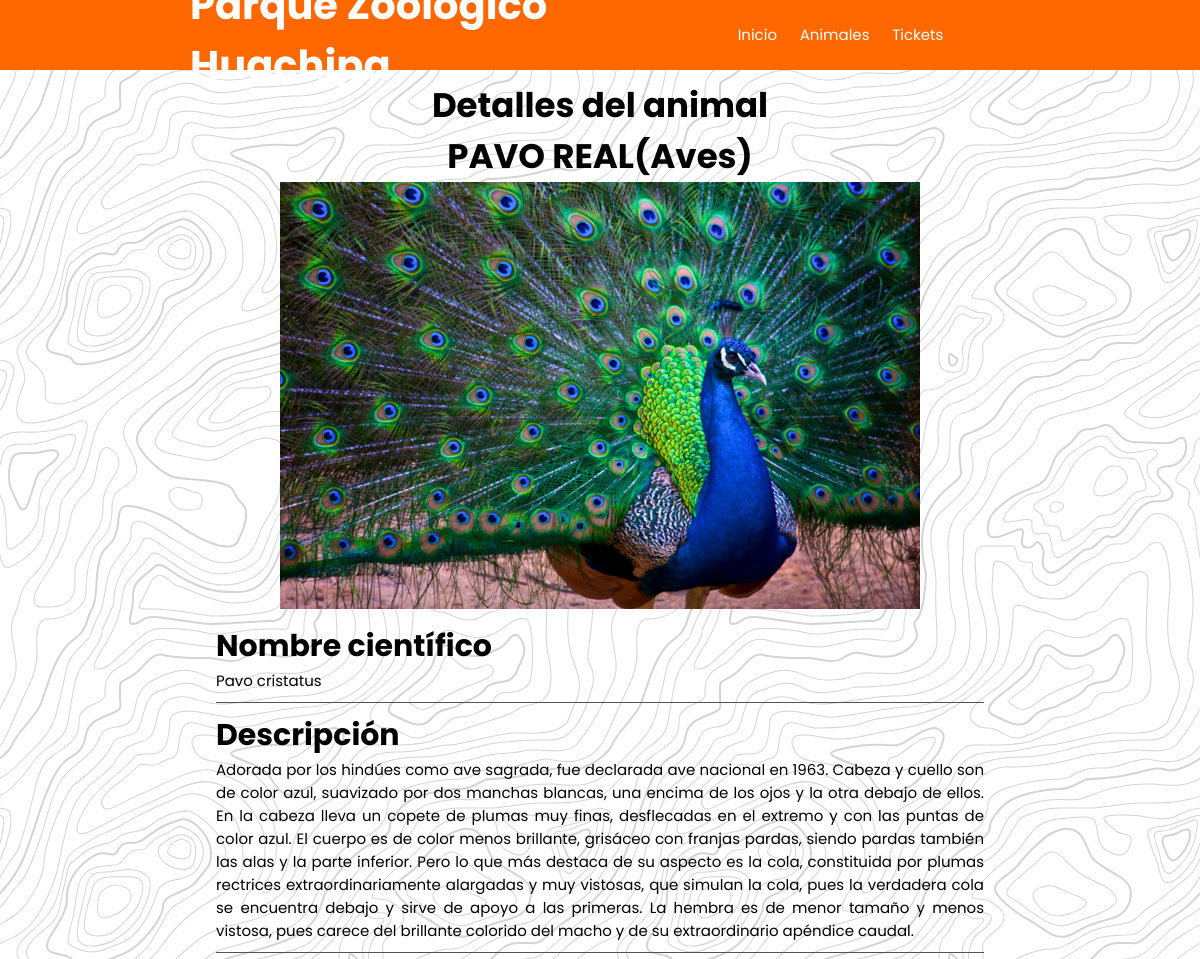
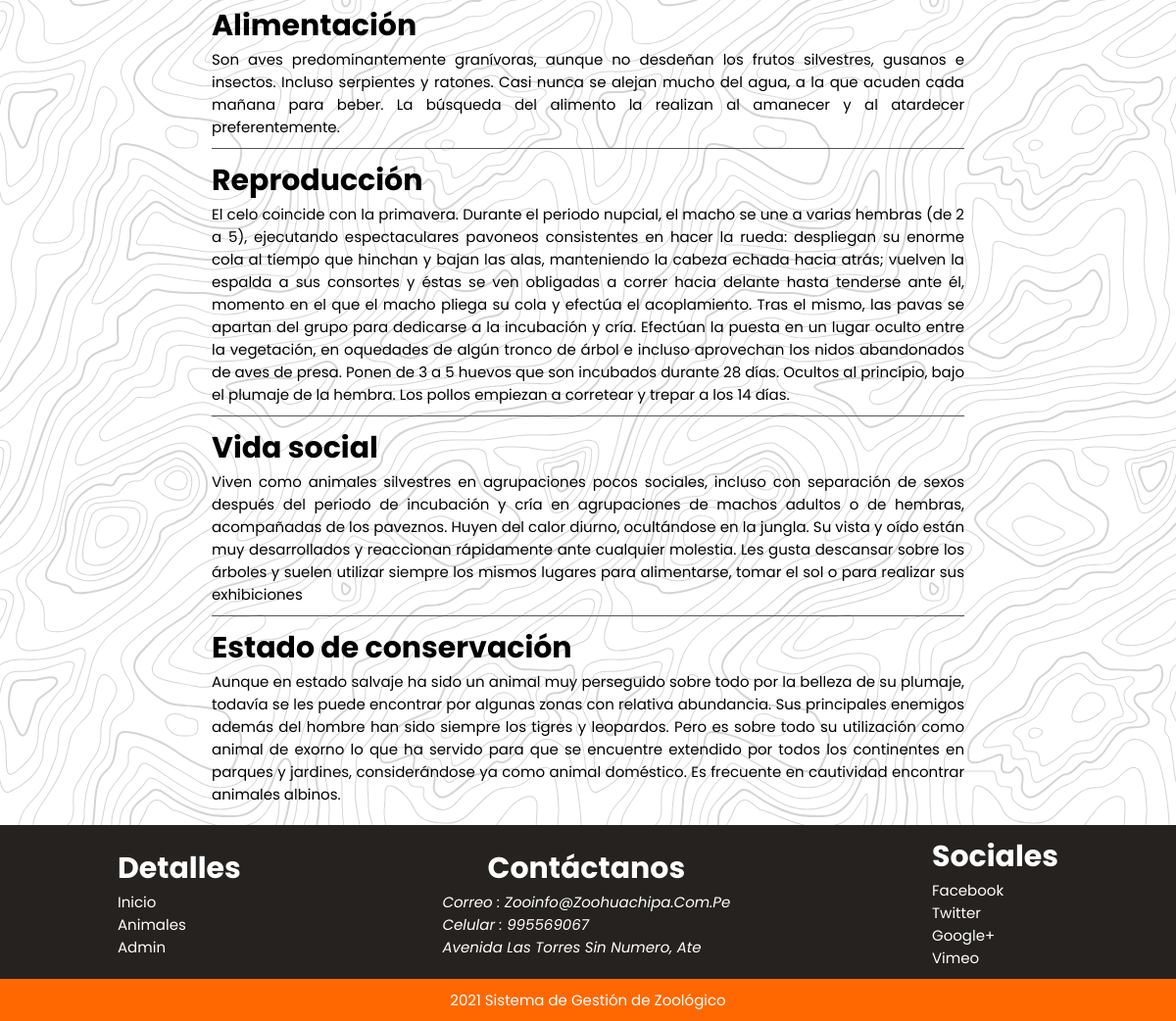
The page /animal-detail.php?anid=2 on the database its author committed (2 pictures, top to bottom).
### tables this page shows
CREATE TABLE `tblanimal` (
  `ID` int(10) NOT NULL,
  `AnimalName` varchar(200) DEFAULT NULL,
  `ScientificName` varchar(200) NOT NULL,
  `CageNumber` int(10) DEFAULT NULL,
  `FeedNumber` varchar(200) DEFAULT NULL,
  `Breed` varchar(200) DEFAULT NULL,
  `AnimalImage` varchar(200) DEFAULT NULL,
  `Description` mediumtext DEFAULT NULL,
  `Feeding` text NOT NULL,
  `Reproduction` text NOT NULL,
  `SocialLife` text NOT NULL,
  `StateOfConservation` text NOT NULL,
  `CreationDate` timestamp NOT NULL DEFAULT current_timestamp() ON UPDATE current_timestamp()
);

CREATE TABLE `tblpage` (
  `ID` int(10) NOT NULL,
  `PageType` varchar(200) DEFAULT NULL,
  `PageTitle` varchar(200) DEFAULT NULL,
  `PageDescription` mediumtext DEFAULT NULL,
  `Email` varchar(200) DEFAULT NULL,
  `MobileNumber` bigint(10) DEFAULT NULL,
  `UpdationDate` timestamp NULL DEFAULT NULL ON UPDATE current_timestamp()
);

### animal-detail.php (the view, shortened to what this page needs)
<?php
include('includes/dbconnection.php');
?>
<!DOCTYPE HTML>
<html lang="es">
<head>
	<link rel="stylesheet" href="owlcarousel/owl.carousel.min.css">
	<link rel="stylesheet" href="owlcarousel/owl.theme.default.min.css">
	<link rel="stylesheet" href="css/stylesv1.css">
	<link rel="stylesheet" href="css/basicsv1.css">
	<link rel="stylesheet" href="css/headerv1.css">
	<link rel="stylesheet" href="css/specialv1.css">
	<link rel="stylesheet" href="css/footerv1.css">
	<link rel="stylesheet" href="css/responsive.css">
	<link rel="stylesheet" href="css/hamburguesa.css">
	<link rel="stylesheet" href="css/animaciones.css">
	<link rel="stylesheet" href="css/stylesv2.css">
</head>
<body class="fondo2">
	<header>
		<div class="header">
			<div class="header__logo">
				<h1>Parque Zoológico Huachipa</h1>
			</div>
			<ul class="header__ul">
				<li><a href="index.php">Inicio</a></li>
				<li><a href="animals.php">Animales</a></li>
				<li><a href="tickets.php">Tickets</a></li>
				<li><a href="admin/index.php">Admin</a></li>
			</ul>
		</div>
	</header>
	<main>
		<section class="section-animal">
			<?php
			$anid = $_GET['anid'];
			$query = mysqli_query($con, "select * from tblanimal where ID='$anid'");
			while ($row = mysqli_fetch_array($query)) {
			?>
				<h2>Detalles del animal <br> <?php echo $row['AnimalName']; ?>(<?php echo $row['Breed']; ?>) </h2>
				<div class="animal-detail">
					<div class="animal-detail__img">
						<img src="admin/images/<?php echo $row['AnimalImage']; ?>" id="img-animal" />
					</div>
					<div class="animal-detail__info">
						<div class="cont-info">
							<h3>Nombre científico</h3>
							<p><?php echo $row['ScientificName']; ?></p>
						</div>
						<div class="cont-info">
							<h3>Descripción</h3>
							<p><?php echo $row['Description']; ?></p>
						</div>
						<div class="cont-info">
							<h3>Alimentación</h3>
							<p><?php echo $row['Feeding']; ?></p>
						</div>
						<div class="cont-info">
							<h3>Reproducción</h3>
							<p><?php echo $row['Reproduction']; ?></p>
						</div>
						<div class="cont-info">
							<h3>Vida social</h3>
							<p><?php echo $row['SocialLife']; ?></p>
						</div>
						<div class="cont-info">
							<h3>Estado de conservación</h3>
							<p><?php echo $row['StateOfConservation']; ?></p>
						</div>
					</div>
				</div>
			<?php } ?>
		</section>
	</main>
	<?php include_once('includes/specialv1.php'); ?>
	<?php include_once('includes/footerv1.php'); ?>
</body>
</html>

### includes/specialv1.php
<div class="section-special">
    <div class="section-container">
        <div class="details">
            <h3>Detalles</h3>
            <ul>
                <li><a href="index.php">Inicio</a></li>
                <li><a href="animals.php">Animales</a></li>
                <li><a href="admin/index.php">Admin</a></li>
            </ul>
        </div>
        <div class="contact">
            <h3>Contáctanos</h3>
            <?php
            $query = mysqli_query($con, "select * from  tblpage where PageType='contactus'");
            while ($row = mysqli_fetch_array($query)) {
            ?>
                <address>
                    <p>Correo : <?php echo $row['Email']; ?></p>
                    <p>Celular : <?php echo $row['MobileNumber']; ?></p>
                    <p><?php echo $row['PageDescription']; ?></p>
                </address><?php } ?>
        </div>
        <div class="social">
            <h3>Sociales</h3>
            <ul>
                <li><a href="https://www.facebook.com/zoohuachipa/?ref=bookmarks">facebook</a></li>
                <li><a href="#">twitter</a></li>
                <li><a href="#">google+</a></li>
                <li><a href="#">vimeo</a></li>
            </ul>
        </div>
    </div>
</div>

### css/stylesv1.css (style rules this page uses)
section { width: 80%; margin: 1rem auto; }
h3 { text-align: center; }
.section-animal h2 { text-align: center; }
.animal-detail__img { text-align: center; }
.cont-info { width: 80%; margin: 0 auto; padding: 1rem 0; border-bottom: 1px solid rgb(83, 83, 83); }
.cont-info:last-child { border: none }
.cont-info h3 { text-align: left; }
.cont-info p { text-align: justify; }
#img-animal { cursor: pointer; }

### css/basicsv1.css (style rules this page uses)
html { box-sizing: border-box; font-size: 62.5%; scroll-behavior: smooth; }
*, *:before, *:after { box-sizing: inherit; padding: 0; margin: 0; }
body { font-family: 'Poppins', sans-serif; }
h1 { font-size: 4rem; font-weight: 700; }
h2 { font-size: 3.4rem; font-weight: 700; }
h3 { font-size: 3rem; }
p, a, label { font-size: 1.5rem; }
a { text-decoration: none; }
img { max-width: 100%; }
li { list-style: none; }

### css/headerv1.css (style rules this page uses)
:root { --bg-header: #ff6800; --color: white; }
body { font-family: 'Poppins', sans-serif; }
header { background-color: #ff6800; }
.header { width: 70%; margin: 0 auto; display: flex; justify-content: space-between; align-items: center; padding: 0 1rem; height: 7rem; }
.header__ul { gap: 1rem; height: 100%; }
.header__ul li a, .header__logo { color: var(--color); }
.header__ul li a { padding: 0 1rem; display: inline-block; }
.header__ul li { display: inline-block; height: 100%; line-height: 7rem; }

### css/specialv1.css (style rules this page uses)
:root { --bg-color: #25221F; --color: rgb(247, 241, 241); }
.section-special { background-color: var(--bg-color); }
.section-container { width: 80%; margin: 0 auto; display: flex; justify-content: space-between; align-items: center; }
.section-container, .details ul li a, .social ul li a { color: var(--color); text-transform: capitalize; padding: 1rem 0; }
address p font { color: white !important }

### css/footerv1.css (style rules this page uses)
:root { --bg-footer: #ff6800; --color: white; }

### css/hamburguesa.css (style rules this page uses)
:root { --bg-header: #FF6800; --color: white; }

### css/animaciones.css (style rules this page uses)
.animal-detail__img, .cont-animal { animation-name: opacity; animation-duration: 3s; }
.cont-info h3, .slide-content { transition: transform 1s ease; }

### rows shown on the page
tblanimal: AnimalName "PAVO REAL", Breed "Aves", AnimalImage (picture), ScientificName "Pavo cristatus", Description "Adorada por los hindúes como ave sagrada, fue declarada ave nacional en 1963. Cabeza y cuello son de color azul, suavizado por dos manchas blancas, una encima de los ojos y la otra debajo de ellos. En la cabeza lleva un copete de plumas muy finas, desflecadas en el extremo y con las puntas de color azul. El cuerpo es de color menos brillante, grisáceo con franjas pardas, siendo pardas también las alas y la parte inferior. Pero lo que más destaca de su aspecto es la cola, constituida por plumas rectrices extraordinariamente alargadas y muy vistosas, que simulan la cola, pues la verdadera cola se encuentra debajo y sirve de apoyo a las primeras. La hembra es de menor tamaño y menos vistosa,…", Feeding "Son aves predominantemente granívoras, aunque no desdeñan los frutos silvestres, gusanos e insectos. Incluso serpientes y ratones. Casi nunca se alejan mucho del agua, a la que acuden cada mañana para beber. La búsqueda del alimento la realizan al amanecer y al atardecer preferentemente.", Reproduction "El celo coincide con la primavera. Durante el periodo nupcial, el macho se une a varias hembras (de 2 a 5), ejecutando espectaculares pavoneos consistentes en hacer la rueda: despliegan su enorme cola al tiempo que hinchan y bajan las alas, manteniendo la cabeza echada hacia atrás; vuelven la espalda a sus consortes y éstas se ven obligadas a correr hacia delante hasta tenderse ante él, momento en el que el macho pliega su cola y efectúa el acoplamiento. Tras el mismo, las pavas se apartan del grupo para dedicarse a la incubación y cría. Efectúan la puesta en un lugar oculto entre la vegetación, en oquedades de algún tronco de árbol e incluso aprovechan los nidos abandonados de aves de…", SocialLife "Viven como animales silvestres en agrupaciones pocos sociales, incluso con separación de sexos después del periodo de incubación y cría en agrupaciones de machos adultos o de hembras, acompañadas de los paveznos. Huyen del calor diurno, ocultándose en la jungla. Su vista y oído están muy desarrollados y reaccionan rápidamente ante cualquier molestia. Les gusta descansar sobre los árboles y suelen utilizar siempre los mismos lugares para alimentarse, tomar el sol o para realizar sus exhibiciones", StateOfConservation "Aunque en estado salvaje ha sido un animal muy perseguido sobre todo por la belleza de su plumaje, todavía se les puede encontrar por algunas zonas con relativa abundancia. Sus principales enemigos además del hombre han sido siempre los tigres y leopardos. Pero es sobre todo su utilización como animal de exorno lo que ha servido para que se encuentre extendido por todos los continentes en parques y jardines, considerándose ya como animal doméstico. Es frecuente en cautividad encontrar animales albinos."
tblpage: Email "Zooinfo@zoohuachipa.com.pe", MobileNumber "995569067", PageDescription "Avenida Las Torres Sin Numero, Ate"
